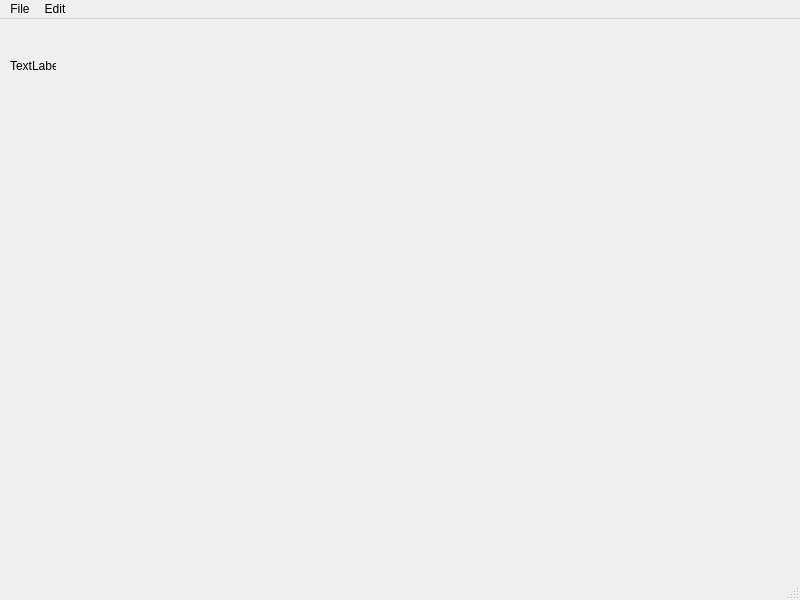
<?xml version="1.0" encoding="UTF-8"?>
<ui version="4.0">
 <class>MainWindow</class>
 <widget class="QMainWindow" name="MainWindow">
  <property name="geometry">
   <rect>
    <x>0</x>
    <y>0</y>
    <width>800</width>
    <height>600</height>
   </rect>
  </property>
  <property name="windowTitle">
   <string>MainWindow</string>
  </property>
  <widget class="QWidget" name="centralwidget">
   <widget class="QLabel" name="label">
    <property name="geometry">
     <rect>
      <x>10</x>
      <y>40</y>
      <width>46</width>
      <height>13</height>
     </rect>
    </property>
    <property name="text">
     <string>TextLabel</string>
    </property>
   </widget>
  </widget>
  <widget class="QMenuBar" name="menubar">
   <property name="geometry">
    <rect>
     <x>0</x>
     <y>0</y>
     <width>800</width>
     <height>21</height>
    </rect>
   </property>
   <widget class="QMenu" name="menuFile">
    <property name="title">
     <string>File</string>
    </property>
    <widget class="QMenu" name="menuView">
     <property name="title">
      <string>View</string>
     </property>
     <addaction name="actionPage_Layout_Box"/>
     <addaction name="actionFormat_Box"/>
    </widget>
    <addaction name="actionOpen"/>
    <addaction name="separator"/>
    <addaction name="menuView"/>
   </widget>
   <widget class="QMenu" name="menuEdit">
    <property name="title">
     <string>Edit</string>
    </property>
    <addaction name="actionCut"/>
    <addaction name="actionCopy"/>
   </widget>
   <addaction name="menuFile"/>
   <addaction name="menuEdit"/>
  </widget>
  <widget class="QStatusBar" name="statusbar"/>
  <action name="actionOpen">
   <property name="text">
    <string>Open</string>
   </property>
   <property name="statusTip">
    <string>Opening a file</string>
   </property>
   <property name="shortcut">
    <string>Ctrl+O</string>
   </property>
  </action>
  <action name="actionPage_Layout_Box">
   <property name="checkable">
    <bool>true</bool>
   </property>
   <property name="text">
    <string>Page Layout Box</string>
   </property>
   <property name="shortcut">
    <string>Shift+P</string>
   </property>
  </action>
  <action name="actionFormat_Box">
   <property name="checkable">
    <bool>true</bool>
   </property>
   <property name="text">
    <string>Format Box</string>
   </property>
   <property name="shortcut">
    <string>Ctrl+Shift+F</string>
   </property>
  </action>
  <action name="actionCut">
   <property name="text">
    <string>Cut</string>
   </property>
  </action>
  <action name="actionCopy">
   <property name="text">
    <string>Copy</string>
   </property>
  </action>
 </widget>
 <resources/>
 <connections/>
</ui>
